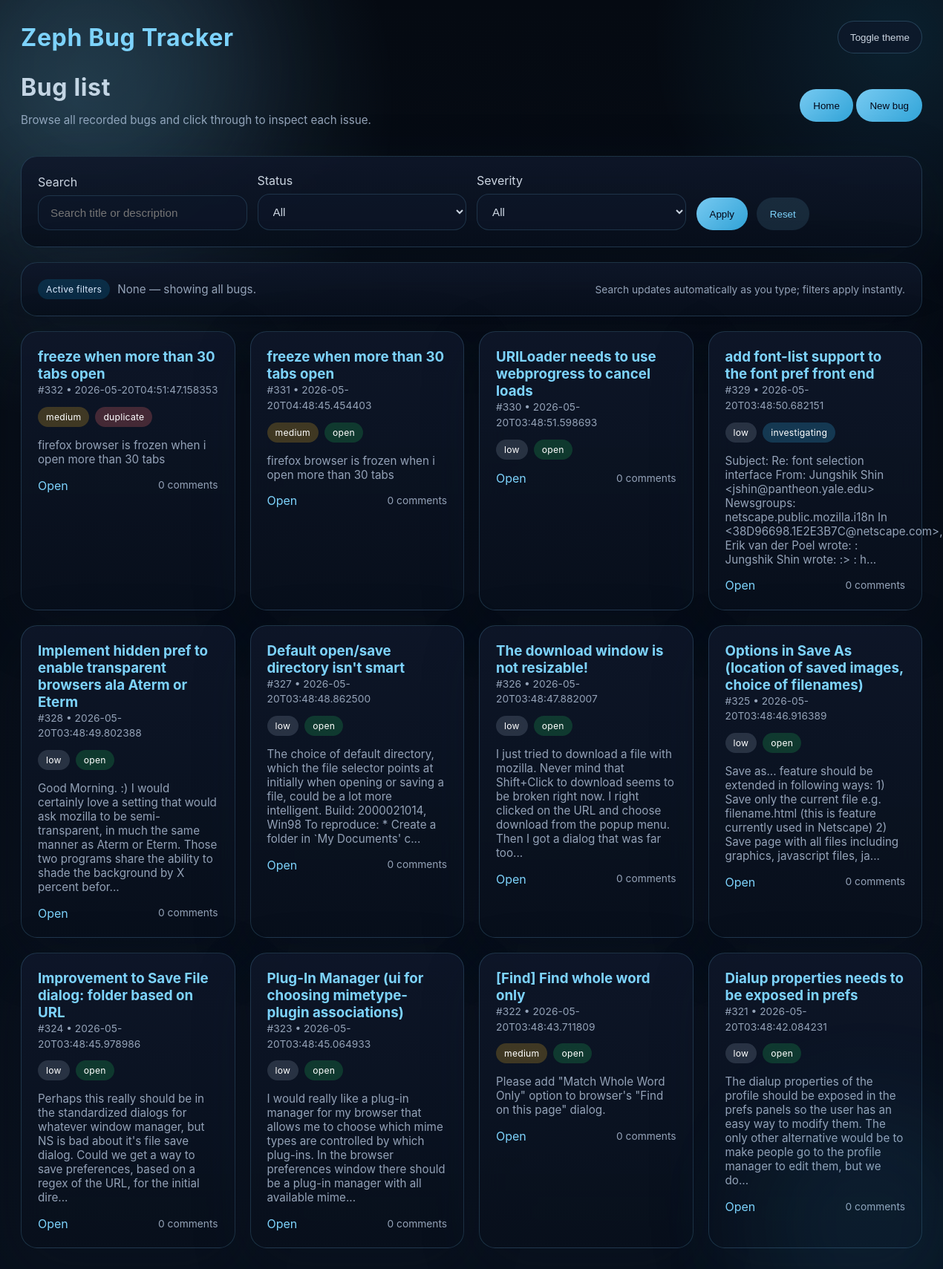
The page /bugs on the database its author committed.
### tables this page shows
CREATE TABLE bugs (
        id INTEGER PRIMARY KEY AUTOINCREMENT,
        title TEXT NOT NULL,
        description TEXT NOT NULL,
        status TEXT NOT NULL DEFAULT 'open',
        severity TEXT NOT NULL DEFAULT 'low',
        created_at TEXT NOT NULL
    , source TEXT NOT NULL DEFAULT 'manual', duplicate_of INTEGER);

### app.py (the view)
@app.route('/bugs')
def bug_list():
    q = request.args.get('q', '').strip()
    status = request.args.get('status', 'all')
    severity = request.args.get('severity', 'all')
    bugs = fetch_filtered_bugs(search=q, status=status, severity=severity)
    return render_template('bugs.html', bugs=bugs, q=q, status=status, severity=severity)

### app.py (called while the page is built)
def get_db():
    conn = sqlite3.connect(DB_PATH)
    conn.row_factory = sqlite3.Row
    return conn

### templates/bugs.html (shortened to what this page needs)
{% extends 'base.html' %}
{% block body %}
<div class="page-header">
  <div>
    <h1>Bug list</h1>
    <p class="subtitle">Browse all recorded bugs and click through to inspect each issue.</p>
  </div>
  <div>
    <a href="/"><button>Home</button></a>
    <a href="/report-bug"><button>New bug</button></a>
  </div>
</div>
<div class="card" style="margin-bottom:20px;">
  <form method="get" action="/bugs" style="display:grid;grid-template-columns:repeat(auto-fit,minmax(200px,1fr));gap:14px;align-items:end;">
    <div class="form-group" style="margin-bottom:0;">
      <label>Search</label>
      <input type="text" name="q" value="{{ q }}" placeholder="Search title or description">
    </div>
    <div class="form-group" style="margin-bottom:0;">
      <label>Status</label>
      <select name="status">
        <option value="all" {% if status=='all' %}selected{% endif %}>All</option>
      </select>
    </div>
    <div class="form-group" style="margin-bottom:0;">
      <label>Severity</label>
      <select name="severity">
        <option value="all" {% if severity=='all' %}selected{% endif %}>All</option>
      </select>
    </div>
    <div style="display:flex;gap:12px;flex-wrap:wrap;align-items:center;">
      <button type="submit">Apply</button>
      <a href="/bugs"><button type="button" class="link-button">Reset</button></a>
    </div>
  </form>
</div>
<div class="card" style="margin-bottom:20px;display:flex;flex-wrap:wrap;gap:14px;align-items:center;justify-content:space-between;">
    <div style="display:flex;flex-wrap:wrap;gap:10px;align-items:center;">
    <span class="badge active-filters">Active filters</span>
    {% if not q and status=='all' and severity=='all' %}
      <span class="note">None — showing all bugs.</span>
    {% endif %}
  </div>
  <div class="meta">Search updates automatically as you type; filters apply instantly.</div>
</div>
<div class="grid">
  {% for b in bugs %}
    <div class="card">
      <h3><a href="/bug/{{b.id}}">{{b.title}}</a></h3>
      <div class="meta">#{{b.id}} • {{b.created_at}}</div>
      <div class="badges">
        <span class="badge sev-{{b.severity}}">{{b.severity}}</span>
        {% if b.status == 'open' %}
          <span class="badge status-open">open</span>
        {% elif b.status == 'being investigated' %}
          <span class="badge status-investigate">investigating</span>
        {% elif b.status == 'fixed' %}
          <span class="badge status-fixed">fixed</span>
        {% elif b.status == 'duplicate' %}
          <span class="badge status-duplicate">duplicate</span>
        {% else %}
          <span class="badge status-fixed">{{b.status}}</span>
        {% endif %}
      </div>
      <p class="note">{{b.description[:220]}}{{"..." if b.description|length>220 else ""}}</p>
      <div style="display:flex;justify-content:space-between;align-items:center;margin-top:14px">
        <a href="/bug/{{b.id}}">Open</a>
        <span class="meta">{{b.comment_count or 0}} comments</span>
      </div>
    </div>
  {% else %}
    <div class="card"><p class="note">No bugs recorded yet. Create one from the report page.</p></div>
  {% endfor %}
</div>
{% endblock %}

### templates/base.html (style rules this page uses)
:root { --bg: #08101c; --surface: rgba(15, 23, 42, 0.95); --surface-strong: rgba(8, 16, 28, 0.95); --surface-soft: rgba(30, 41, 59, 0.9); --text: #cbd5e1; --text-muted: #94a3b8; --accent: #7dd3fc; --accent-soft: rgba(125, 211, 252, 0.18); --border: rgba(125, 211, 252, 0.18); --success: #22c55e; --warning: #fbbf24; --danger: #f472b6; }
* { box-sizing: border-box; }
body { margin: 0; font-family: Inter, 'Segoe UI', sans-serif; background: radial-gradient(circle at 8% 8%, rgba(125, 211, 252, 0.16), transparent 22%), radial-gradient(circle at 95% 3%, rgba(56, 189, 248, 0.12), transparent 16%), linear-gradient(180deg, #050a12 0%, #08101c 100%); color: var(--text); min-height: 100vh; padding: 28px; position: relative; overflow-x: hidden; transition: background 0.45s ease, color 0.45s ease; }
body::before, body::after { content: ''; position: absolute; pointer-events: none; border-radius: 50%; filter: blur(80px); opacity: 0.7; animation: float 15s ease-in-out infinite; }
body::before { width: 420px; height: 420px; top: -120px; left: -80px; background: rgba(125, 211, 252, 0.14); }
body::after { width: 320px; height: 320px; bottom: -100px; right: -60px; background: rgba(56, 189, 248, 0.12); animation-duration: 18s; }
a { color: var(--accent); text-decoration: none; }
h1 { margin: 0; font-size: 2rem; letter-spacing: 0.02em; }
h2, h3, h4 { color: #e2e8f0; margin: 0; }
.page-header { display: flex; flex-wrap: wrap; align-items: center; justify-content: space-between; gap: 14px; margin-bottom: 24px; }
.page-header .subtitle { color: var(--text-muted); font-size: 0.95rem; }
.grid { display: grid; grid-template-columns: repeat(auto-fill, minmax(280px, 1fr)); gap: 20px; }
.card { background: linear-gradient(180deg, rgba(15, 23, 42, 0.88), rgba(8, 16, 28, 0.95)); border: 1px solid var(--border); border-radius: 22px; backdrop-filter: blur(18px); padding: 22px; box-shadow: 0 24px 80px rgba(15, 23, 42, 0.24); }
.form-group { display: grid; gap: 8px; margin-bottom: 16px; }
input[type=text], select, textarea { width: 100%; background: rgba(15, 23, 42, 0.65); border: 1px solid rgba(125, 211, 252, 0.16); color: var(--text); border-radius: 16px; padding: 14px 16px; font-size: 0.95rem; }
button { display: inline-flex; align-items: center; justify-content: center; gap: 8px; min-height: 44px; padding: 0 18px; border: none; border-radius: 999px; background: linear-gradient(135deg, rgba(125, 211, 252, 0.95), rgba(56, 189, 248, 0.85)); color: #020617; cursor: pointer; transition: transform 0.2s ease, box-shadow 0.2s ease; }
.meta { color: var(--text-muted); font-size: 0.86rem; line-height: 1.5; }
.badges { margin-top: 12px; display: flex; flex-wrap: wrap; gap: 8px; }
.badge { display: inline-flex; align-items: center; justify-content: center; border-radius: 999px; padding: 6px 11px; font-size: 0.76rem; letter-spacing: 0.02em; color: #fff; background: rgba(148, 163, 184, 0.16); backdrop-filter: blur(12px); }
.badge.active-filters { background: rgba(14, 165, 233, 0.18); color: #dbeafe; }
.badge.sev-low { background: rgba(148, 163, 184, 0.22); }
.badge.sev-medium { background: rgba(251, 191, 36, 0.22); }
.badge.status-open { background: rgba(34, 197, 94, 0.22); }
.badge.status-investigate { background: rgba(56, 189, 248, 0.22); }
.badge.status-duplicate { background: rgba(248, 113, 113, 0.24); }
.note { color: var(--text-muted); font-size: 0.95rem; }
.link-button { background: rgba(125, 211, 252, 0.12); color: var(--accent); }

### rows shown on the page
bugs: title "freeze when more than 30 tabs open", id "332", created_at "2026-05-20T04:51:47.158353", severity "medium", status "duplicate", description "firefox browser is frozen when i open more than 30 tabs", comment_count "0"
bugs: title "freeze when more than 30 tabs open", id "331", created_at "2026-05-20T04:48:45.454403", severity "medium", status "open", description "firefox browser is frozen when i open more than 30 tabs", comment_count "0"
bugs: title "URILoader needs to use webprogress to cancel loads", id "330", created_at "2026-05-20T03:48:51.598693", severity "low", status "open", comment_count "0"
bugs: title "add font-list support to the font pref front end", id "329", created_at "2026-05-20T03:48:50.682151", severity "low", shows "investigating", description "Subject: Re: font selection interface From: Jungshik Shin <jshin@pantheon.yale.edu> Newsgroups: netscape.public.mozilla.i18n In <38D96698.1E2E3B7C@netscape.com>, Erik van der Poel wrote: : Jungshik Shin wrote: :> : h", description "...", comment_count "0"
bugs: title "Implement hidden pref to enable transparent browsers ala Aterm or Eterm", id "328", created_at "2026-05-20T03:48:49.802388", severity "low", status "open", description "Good Morning. :) I would certainly love a setting that would ask mozilla to be semi-transparent, in much the same manner as Aterm or Eterm. Those two programs share the ability to shade the background by X percent befor", description "...", comment_count "0"
bugs: title "Default open/save directory isn't smart", id "327", created_at "2026-05-20T03:48:48.862500", severity "low", status "open", description "The choice of default directory, which the file selector points at initially when opening or saving a file, could be a lot more intelligent. Build: 2000021014, Win98 To reproduce: * Create a folder in `My Documents' c", description "...", comment_count "0"
bugs: title "The download window is not resizable!", id "326", created_at "2026-05-20T03:48:47.882007", severity "low", status "open", description "I just tried to download a file with mozilla. Never mind that Shift+Click to download seems to be broken right now. I right clicked on the URL and choose download from the popup menu. Then I got a dialog that was far too", description "...", comment_count "0"
bugs: title "Options in Save As (location of saved images, choice of filenames)", id "325", created_at "2026-05-20T03:48:46.916389", severity "low", status "open", description "Save as... feature should be extended in following ways: 1) Save only the current file e.g. filename.html (this is feature currently used in Netscape) 2) Save page with all files including graphics, javascript files, ja", description "...", comment_count "0"
bugs: title "Improvement to Save File dialog: folder based on URL", id "324", created_at "2026-05-20T03:48:45.978986", severity "low", status "open", description "Perhaps this really should be in the standardized dialogs for whatever window manager, but NS is bad about it's file save dialog. Could we get a way to save preferences, based on a regex of the URL, for the initial dire", description "...", comment_count "0"
bugs: title "Plug-In Manager (ui for choosing mimetype-plugin associations)", id "323", created_at "2026-05-20T03:48:45.064933", severity "low", status "open", description "I would really like a plug-in manager for my browser that allows me to choose which mime types are controlled by which plug-ins. In the browser preferences window there should be a plug-in manager with all available mime", description "...", comment_count "0"
bugs: title "[Find] Find whole word only", id "322", created_at "2026-05-20T03:48:43.711809", severity "medium", status "open", description "Please add \"Match Whole Word Only\" option to browser's \"Find on this page\" dialog.", comment_count "0"
bugs: title "Dialup properties needs to be exposed in prefs", id "321", created_at "2026-05-20T03:48:42.084231", severity "low", status "open", description "The dialup properties of the profile should be exposed in the prefs panels so the user has an easy way to modify them. The only other alternative would be to make people go to the profile manager to edit them, but we do", description "...", comment_count "0"
